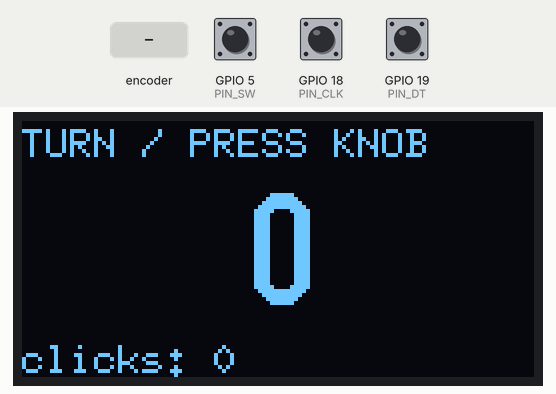
This sketch was run on a simulated ESP32. Parts: 128×64 one-colour display. Inputs (shaded band) come from the test bench; at power-on: GPIO 5 (PIN_SW) HIGH, GPIO 18 (PIN_CLK) HIGH, GPIO 19 (PIN_DT) HIGH. What the sketch prints to the serial monitor is not drawn.

Above: at 1.2 s.
1.3 s: GPIO 5 (PIN_SW) pulled LOW for 0.15 s
At 1.42 s:
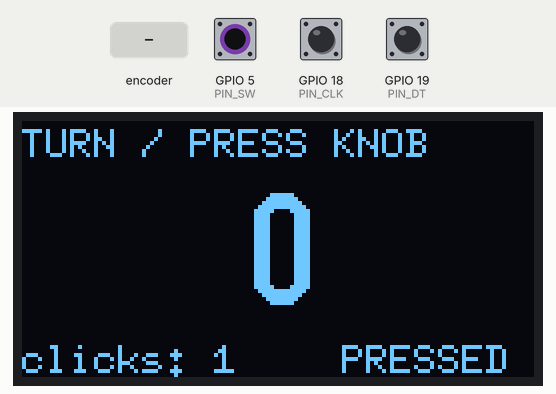
2.9 s: rotary encoder on GPIO 18 (PIN_CLK) / GPIO 19 (PIN_DT) turned 3 steps (first pin leading)
At 4.1 s:
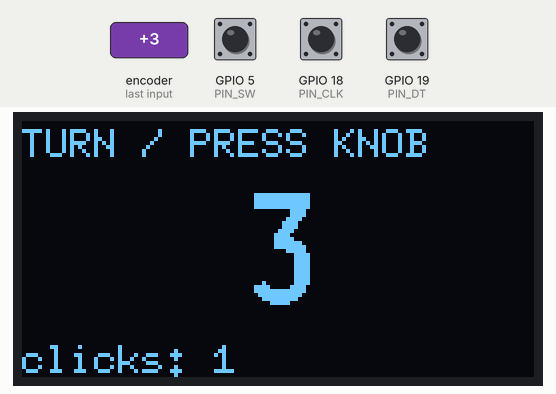
5.0 s: GPIO 5 (PIN_SW) pulled LOW for 1 s
At 6.6 s:
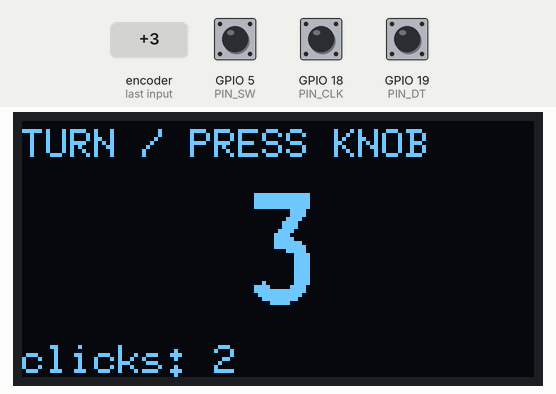
7.5 s: rotary encoder on GPIO 18 (PIN_CLK) / GPIO 19 (PIN_DT) turned 1 step (first pin leading)
At 8.4 s:
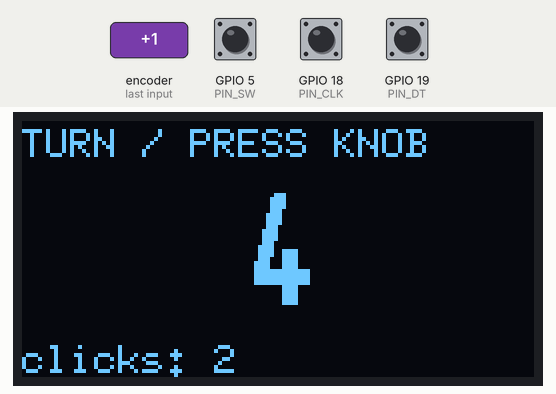
Timing chart, 0 to 10.2 s (numbered marks = the images above; inputs shaded):
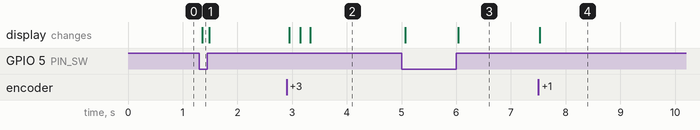

The sketch:

04-knob.ino
```cpp
// Test 4: is the KY-040 knob read correctly?
// Result: the number on screen goes up when turning right and down when turning left. Pressing the knob counts clicks.
// Pins and reading method match the main program (sketch.ino).

#include <U8g2lib.h>
#include <Wire.h>

U8G2_SH1106_128X64_NONAME_F_HW_I2C u8g2(U8G2_R0, U8X8_PIN_NONE);
// U8G2_SSD1306_128X64_NONAME_F_HW_I2C u8g2(U8G2_R0, U8X8_PIN_NONE);

const int PIN_CLK = 18;
const int PIN_DT = 19;
const int PIN_SW = 5;

// Turning is read with an interrupt: the ESP32 gets "poked" on every knob step,
// so no step is missed even while the display is being drawn.
volatile int count = 0;
volatile uint32_t lastTurnUs = 0;

void IRAM_ATTR onTurn() {
  uint32_t now = micros();
  if (now - lastTurnUs < 1500) return;  // ignore contact bounce
  lastTurnUs = now;
  if (digitalRead(PIN_DT) == HIGH) count++;
  else count--;
}

void setup() {
  Serial.begin(115200);
  pinMode(PIN_CLK, INPUT_PULLUP);
  pinMode(PIN_DT, INPUT_PULLUP);
  pinMode(PIN_SW, INPUT_PULLUP);
  attachInterrupt(digitalPinToInterrupt(PIN_CLK), onTurn, FALLING);
  u8g2.setBusClock(400000);
  u8g2.begin();
}

void loop() {
  static int clicks = 0, shownCount = 0;
  static bool lastButton = HIGH;

  bool button = digitalRead(PIN_SW);
  if (button == LOW && lastButton == HIGH) {
    clicks++;
    Serial.printf("click! (total %d)\n", clicks);
    delay(20);  // ignore button bounce
  }
  lastButton = button;

  if (count != shownCount) {
    shownCount = count;
    Serial.printf("turn: %d\n", shownCount);
  }

  u8g2.clearBuffer();
  u8g2.setFont(u8g2_font_6x10_tr);
  u8g2.drawStr(0, 9, "TURN / PRESS KNOB");
  u8g2.setFont(u8g2_font_logisoso28_tn);
  char s[12];
  snprintf(s, sizeof s, "%d", shownCount);
  u8g2.drawStr(64 - u8g2.getStrWidth(s) / 2, 46, s);
  u8g2.setFont(u8g2_font_6x10_tr);
  snprintf(s, sizeof s, "clicks: %d", clicks);
  u8g2.drawStr(0, 63, s);
  if (button == LOW) u8g2.drawStr(80, 63, "PRESSED");
  u8g2.sendBuffer();
}
```

Measured:
- after the input at 1.3 s, the display: changes after 0.06 s (image 1)
- after the input at 2.9 s, the display: first changes after 0.05 s (image 2 shows a later state)
- after the input at 5.0 s, the display: first changes after 0.07 s (image 3 shows a later state)
- after the input at 7.5 s, the display: changes at once (image 4)
